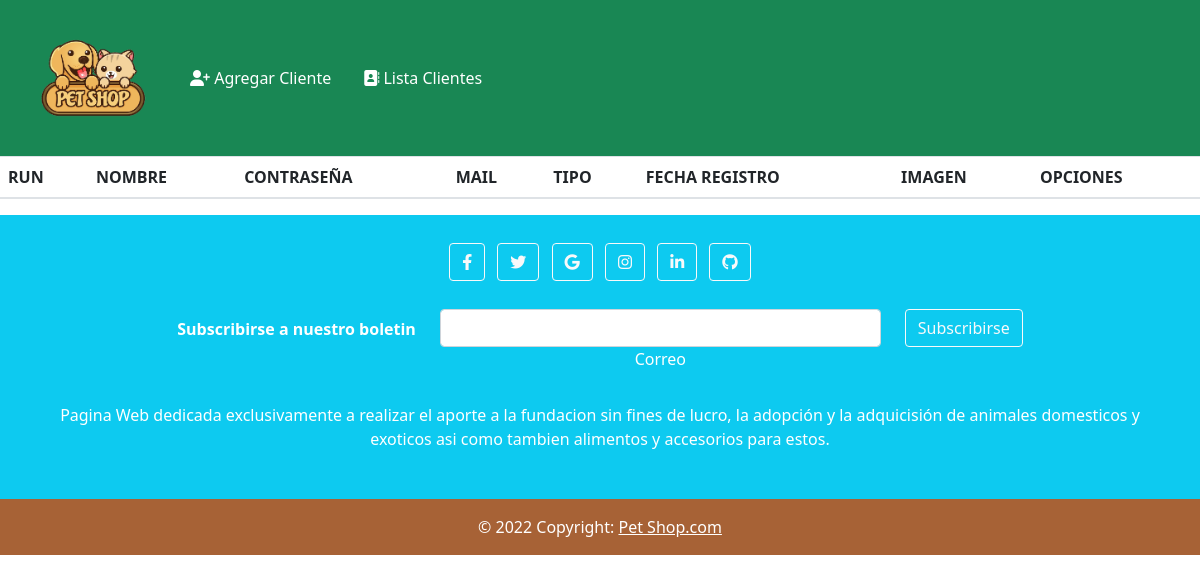
Page /listar_cliente/ on the earlier database version.
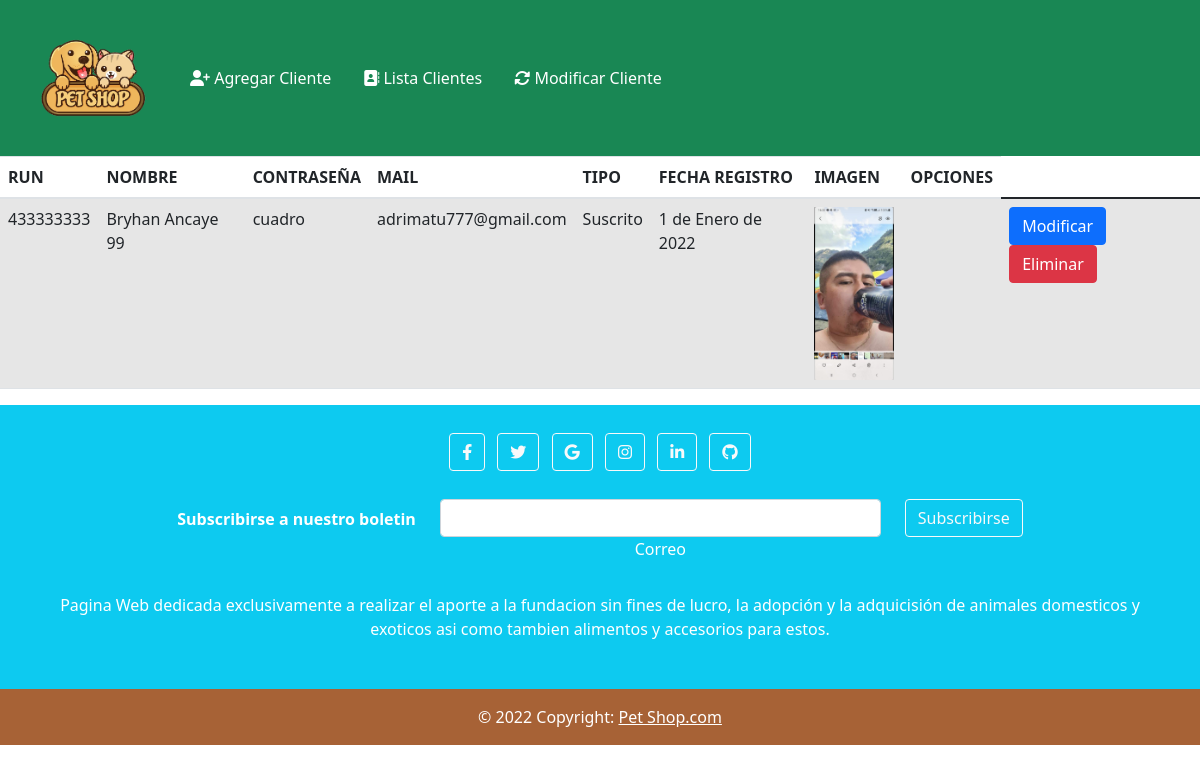
Same page on the later database version.
### app/models.py (models this page shows, shortened)
class Cliente(models.Model):
    run = models.CharField(null=False,primary_key=True,max_length=9)
    nombre = models.CharField(max_length=20)
    contraseña = models.CharField(max_length=20)
    mail = models.CharField(max_length=35)
    tipo = models.ForeignKey(TipoCliente,on_delete=models.CASCADE)
    imagen = models.ImageField(upload_to="clientes", null=True)
    fecha_registro = models.DateField()
    class Meta:
        db_table = 'db_cliente'

class TipoCliente(models.Model):
    tipo = models.CharField(max_length=20)
    def __str__(self):
        return self.tipo
    class Meta:
        db_table = 'db_tipo_cliente'

### app/views.py (the view)
# urls.py: path('listar_cliente/', listar_cliente ,name="listar_cliente"),
def listar_cliente(request):
    clientesAll = Cliente.objects.all()
    datos = {
        'listaCliente': clientesAll
    }
    return render(request,'app/clientes/listar_cliente.html',datos)

### app/templates/app/clientes/listar_cliente.html
{% extends 'app/modelocliente.html' %}
{% load static %}
{% block contenido %}
<table class="table table-striped table-condensed">
    <thead>
        <tr>
            <th>RUN</th>
            <th>NOMBRE</th>
            <th>CONTRASEÑA</th>
            <th>MAIL</th>
            <th>TIPO</th>
            <th>FECHA REGISTRO</th>
            <th>IMAGEN</th>
            <th>OPCIONES</th>
        </tr>
    </thead>
        <TBody>
            {% for aux in listaCliente %}
            <tr>
                <td>{{ aux.run }}</td>
                <td>{{ aux.nombre }}</td>
                <td>{{ aux.contraseña }}</td>
                <td>{{ aux.mail }}</td>
                <td>{{ aux.tipo }}</td>
                <td>{{ aux.fecha_registro }}</td>
                <td>
                    {% if aux.imagen %}
                    <img src="{{ aux.imagen.url }}" alt="" width="80">
                    {% endif %}
                </td>
                <td>{{ aux.created_at }}</td>
                <td>
                    <a href="{% url 'modificar_cliente' aux.run%}" class="btn btn-primary">Modificar</a>
                    <a onclick="confirmDeletecli ({{ aux.run }})" class="btn btn-danger">Eliminar</a>
                </td>
            </tr>
            {% endfor %}
        </tbody>
</table>
{% endblock %}

### app/templates/app/modelocliente.html (shortened to what the changed rows need)
<!DOCTYPE html>
<html lang="en">
{%load static%}
<head>
    <link rel="stylesheet" href="{%static 'app/css/style.css' %} ">
    <link rel="stylesheet" href="https://cdnjs.cloudflare.com/ajax/libs/font-awesome/6.1.1/css/all.min.css">
    <link rel="stylesheet" href="https://cdn.jsdelivr.net/npm/bootstrap@4.6.1/dist/css/bootstrap.min.css">
    <link href="https://cdn.jsdelivr.net/npm/bootstrap@5.1.3/dist/css/bootstrap.min.css" rel="stylesheet">
    <link rel="stylesheet" href="https://cdnjs.cloudflare.com/ajax/libs/limonte-sweetalert2/11.4.8/sweetalert2.css"
 />
</head>
<body>
    <nav class="navbar navbar-expand-sm bg-success navbar-dark">
        <div class="container-fluid">
            <ul class="nav">
                <div>
                    {% for aux in listaCliente %}
                <li class="nav-item">
                    <a class="nav-link text-white" href="{% url 'modificar_cliente' aux.run%}" ><i class="fa-solid fa-rotate"></i> Modificar Cliente</a>
                </li>
                {% endfor %}
             </div>
            </ul>
        </div>
    </nav>
    {% block contenido %}{% endblock %}
</body>
</html>

Differences in the rows shown:
added Cliente: run "433333333", nombre "Bryhan Ancaye 99", contraseña "cuadro", mail "adrimatu777@gmail.com", tipo "Suscrito", fecha_registro "1 de Enero de 2022", imagen (picture)
